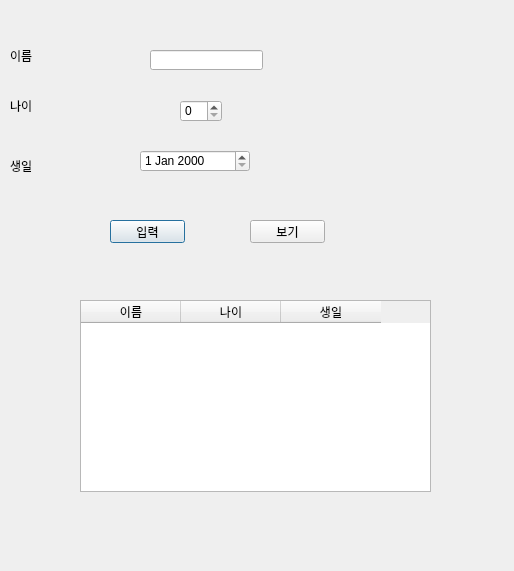
<?xml version="1.0" encoding="UTF-8"?>
<ui version="4.0">
 <class>Dialog</class>
 <widget class="QDialog" name="Dialog">
  <property name="geometry">
   <rect>
    <x>0</x>
    <y>0</y>
    <width>514</width>
    <height>571</height>
   </rect>
  </property>
  <property name="windowTitle">
   <string>Dialog</string>
  </property>
  <widget class="QPushButton" name="pushButton">
   <property name="geometry">
    <rect>
     <x>110</x>
     <y>220</y>
     <width>75</width>
     <height>23</height>
    </rect>
   </property>
   <property name="text">
    <string>입력</string>
   </property>
  </widget>
  <widget class="QPushButton" name="pushButton_2">
   <property name="geometry">
    <rect>
     <x>250</x>
     <y>220</y>
     <width>75</width>
     <height>23</height>
    </rect>
   </property>
   <property name="text">
    <string>보기</string>
   </property>
  </widget>
  <widget class="QLabel" name="label">
   <property name="geometry">
    <rect>
     <x>10</x>
     <y>50</y>
     <width>56</width>
     <height>12</height>
    </rect>
   </property>
   <property name="text">
    <string>이름</string>
   </property>
  </widget>
  <widget class="QLabel" name="label_2">
   <property name="geometry">
    <rect>
     <x>10</x>
     <y>100</y>
     <width>56</width>
     <height>12</height>
    </rect>
   </property>
   <property name="text">
    <string>나이</string>
   </property>
  </widget>
  <widget class="QLabel" name="label_3">
   <property name="geometry">
    <rect>
     <x>10</x>
     <y>160</y>
     <width>56</width>
     <height>12</height>
    </rect>
   </property>
   <property name="text">
    <string>생일</string>
   </property>
  </widget>
  <widget class="QLineEdit" name="lineEdit">
   <property name="geometry">
    <rect>
     <x>150</x>
     <y>50</y>
     <width>113</width>
     <height>20</height>
    </rect>
   </property>
  </widget>
  <widget class="QSpinBox" name="spinBox">
   <property name="geometry">
    <rect>
     <x>180</x>
     <y>100</y>
     <width>42</width>
     <height>22</height>
    </rect>
   </property>
  </widget>
  <widget class="QDateEdit" name="dateEdit">
   <property name="geometry">
    <rect>
     <x>140</x>
     <y>150</y>
     <width>110</width>
     <height>22</height>
    </rect>
   </property>
  </widget>
  <widget class="QTableWidget" name="tableWidget">
   <property name="geometry">
    <rect>
     <x>80</x>
     <y>300</y>
     <width>351</width>
     <height>192</height>
    </rect>
   </property>
   <column>
    <property name="text">
     <string>이름</string>
    </property>
   </column>
   <column>
    <property name="text">
     <string>나이</string>
    </property>
   </column>
   <column>
    <property name="text">
     <string>생일</string>
    </property>
   </column>
  </widget>
 </widget>
 <resources/>
 <connections/>
</ui>
